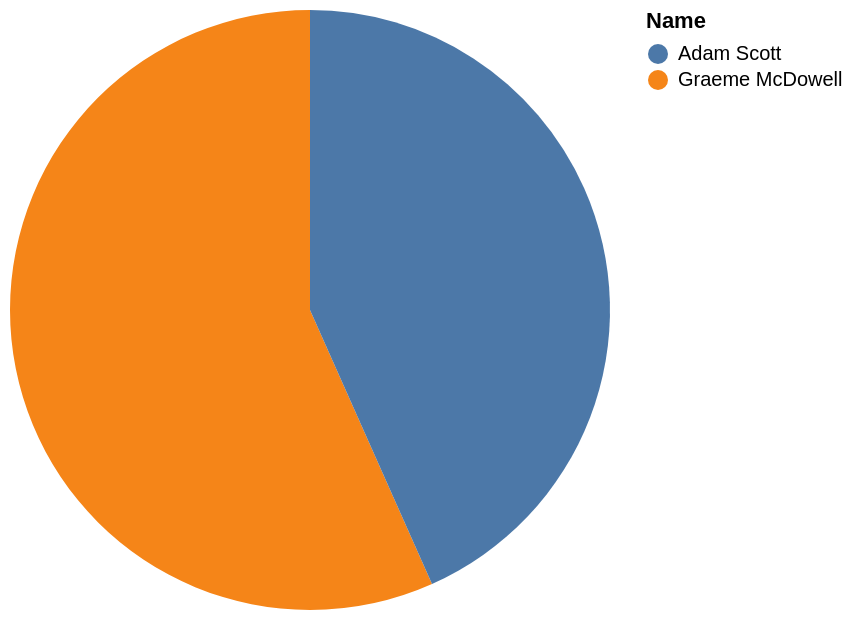

Vega-Lite specification for this chart:
### Vega-Lite specification from a JSON file in a GitHub repository (floating-point values rounded to 4 significant figures)
{"data": {"values": [{"x_data": "Graeme McDowell", "y_data": 34}, {"x_data": "Adam Scott", "y_data": 26}]}, "mark": "arc", "encoding": {"theta": {"field": "y_data", "type": "quantitative", "title": "Age"}, "color": {"field": "x_data", "type": "nominal", "title": "Name"}}}
